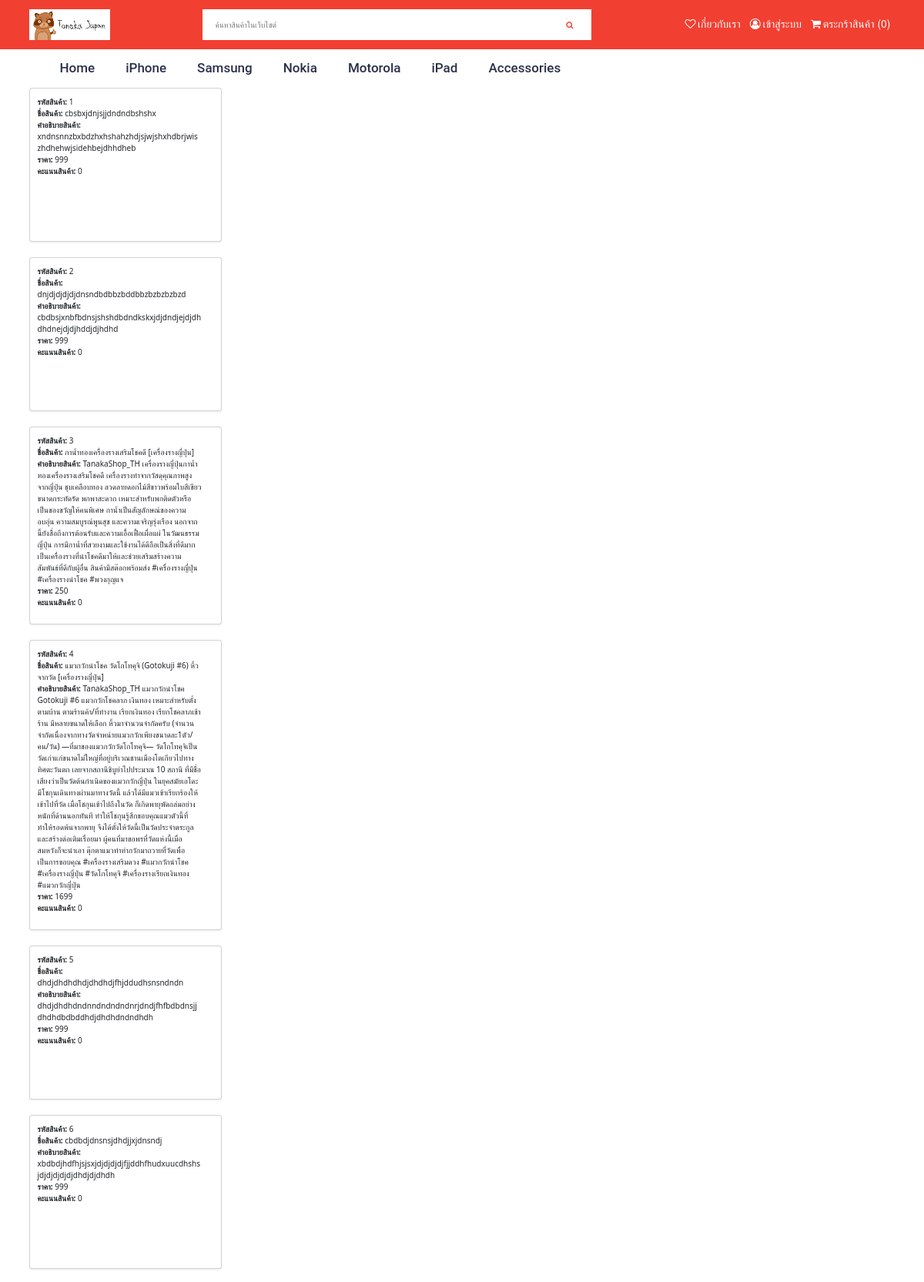
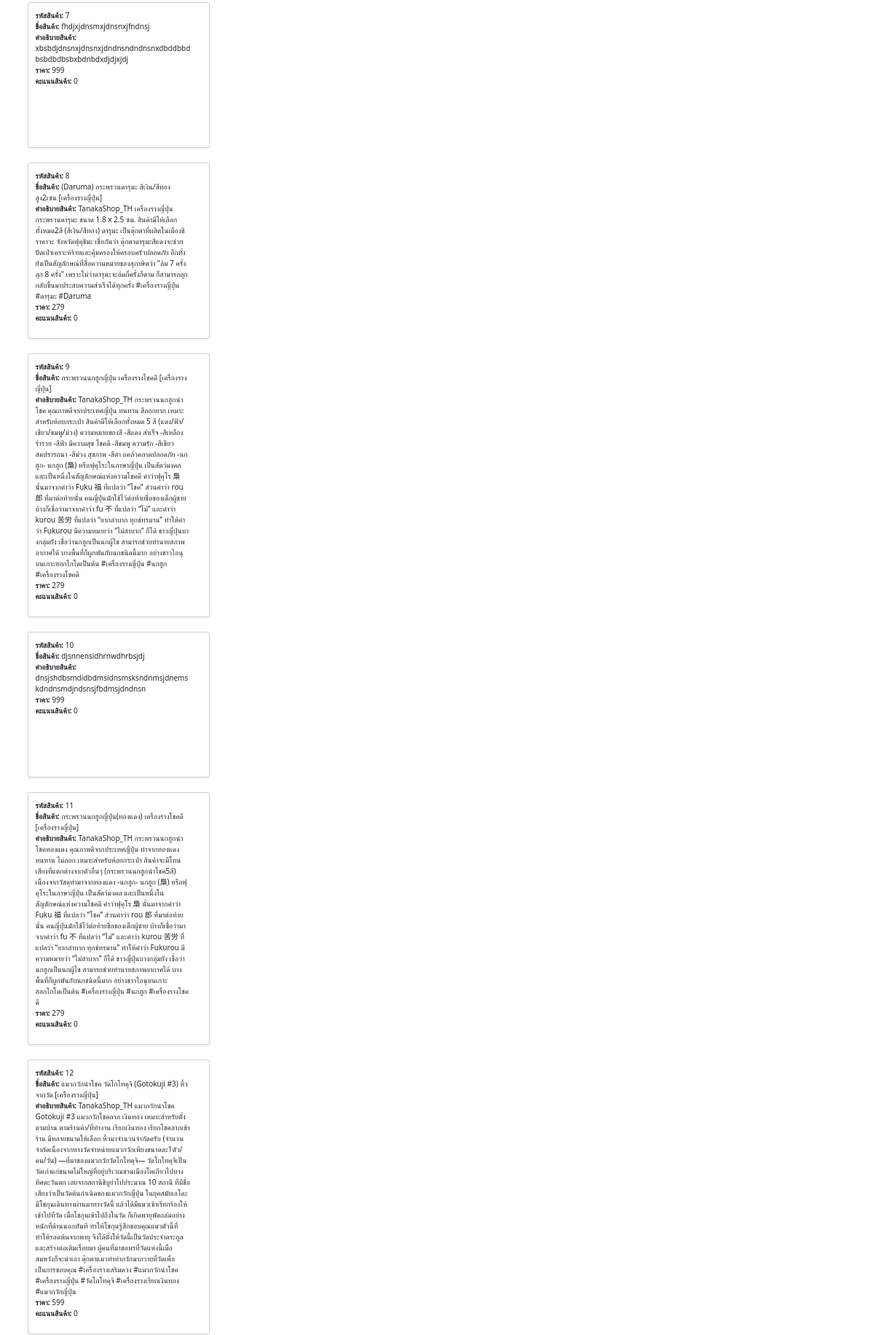
The page / (upper part) on the database its author committed (2 pictures, top to bottom).
### tables this page shows
CREATE TABLE `product` (
  `ProductID` int(11) NOT NULL,
  `ProductName` text NOT NULL,
  `ProductDescription` text NOT NULL,
  `ProductPrice` int(11) NOT NULL,
  `ProductRating` int(11) NOT NULL,
  `ProductInventory` text NOT NULL
);

### index.php (the view, shortened to what this page needs)
<html>
<head>
  <link rel="stylesheet" href="https://cdnjs.cloudflare.com/ajax/libs/font-awesome/4.7.0/css/font-awesome.min.css">
  <link rel="stylesheet" href="css/style-index.css">
  <link rel="stylesheet" href="css/style-info.css">
  <link href="https://cdn.jsdelivr.net/npm/bootstrap@5.3.3/dist/css/bootstrap.min.css" rel="stylesheet">
</head>
<body>
<div class="width-100 search-panel">
  <div class="container">
 <div class="width-20">
    <a href="index.php"><img src="images/logo-2.png" class="logo" style="max-height: 40px;"></a>
 </div>
    <div class="width-50">
    <input class="search-textbox" type="text" placeholder="ค้นหาสินค้าในเว็บไซต์">
      <button class="search-button">
        <i class="fa fa-search" aria-hidden="true"></i>
      </button>
    </div>
    <div class="width-30">
      <ul class="cart-sect">
        <li>
          <i class="fa fa-heart-o" aria-hidden="true"></i>
          <a class="head1mr" href="about.php">เกี่ยวกับเรา</a>
        </li>
        <li>
          <i class="fa fa-user-circle-o" aria-hidden="true"></i>
          <a href="add.php">เข้าสู่ระบบ</a>
        </li>
        <li>
          <i class="fa fa-shopping-cart" aria-hidden="true"></i>
          <a href="construction.php"> ตระกร้าสินค้า (0)</a>
        </li>
      </ul>
    </div>
  </div>
</div>
<div class="width-100">
  <div class="container">
    <ul class="main-menu">
      <li>
        <a href="#">Home</a>
      </li>
      <li>
        <a href="#">iPhone</a>
      </li>
      <li>
        <a href="#">Samsung</a>
      </li>
      <li>
        <a href="#">Nokia</a>
      </li>
      <li>
        <a href="#">Motorola</a>
      </li>
      <li>
        <a href="#">iPad</a>
      </li>
      <li>
        <a href="#">Accessories</a>
      </li>
    </ul>
  </div>
</div>
<div class="container">
<?php
  include('php/config.php');
  $query = mysqli_query($con, "SELECT * FROM product");
  while ($data = mysqli_fetch_array($query)) {
      echo '
      <div class="col-md-4">
          <div class="card">
              <div class="card-body">
                  <div class="info-row">
                      <div><strong>รหัสสินค้า:</strong> '.$data['ProductID'].'</div>
                      <div><strong>ชื่อสินค้า:</strong> '.$data['ProductName'].'</div>
                      <div><strong>คำอธิบายสินค้า:</strong> '.$data['ProductDescription'].'</div>
                      <div><strong>ราคา:</strong> '.$data['ProductPrice'].'</div>
                      <div><strong>คะแนนสินค้า:</strong> '.$data['ProductRating'].'</div>
                  </div>
              </div>
          </div>
      </div>';
  }
?>
</div>

### css/style-index.css (style rules this page uses)
html, body { font-family: Roboto, sans-serif, arial; font-size: 14px; color: #242424; font-weight: 400; }
html { -webkit-text-size-adjust:100%; -ms-text-size-adjust:100%; font-size:10px; -webkit-tap-highlight-color:transparent }
* { margin:0px; padding:0px; -webkit-box-sizing:border-box; -moz-box-sizing:border-box; box-sizing:border-box; margin:0; padding:0; outline:0 }
.container { width:1150px; margin:0px auto; display:table; }
.width-100 { width:100%; float:left; }
.width-50 { width:50%; float:left; }
.width-30 { width:30%; float:left; }
.width-20 { width:20%; float:left; }
.search-panel { background: #f13f31; padding: 12px 0px; }
.search-textbox { padding-left: 16px; height: 40px; width: 80%; border: 1px solid #fff; float: left; }
.search-button { height: 40px; width: 55px; border: none; background: white; float: left; }
.search-button i { color: #f13f31; }
.cart-sect { list-style: none; float: right; margin-top: 8px; }
.cart-sect li { float: left; padding: 0px 6px; }
.cart-sect li a { font-size: 14px; color: #ffffff; font-family: "Helvetica Neue", Helvetica, Arial, sans-serif; text-decoration: none; }
.cart-sect li i { font-size: 14px; color: #ffffff; }
.main-menu { list-style: none; }
.main-menu a { font-weight: 500; color: #2b304a; font-size: 17px; font-family: Roboto, sans-serif, arial; text-decoration: none; }
.main-menu li { float: left; padding: 12px 20px; }

### css/style-info.css (style rules this page uses)
.card { border: 1px solid #dee2e6; border-radius: 0.375rem; box-shadow: 0 0.125rem 0.25rem rgba(0,0,0,0.075); min-height: 200px; max-width: 250; display: flex; flex-direction: column; justify-content: space-between; margin-bottom: 20px; }
.card-body { padding: 20px; display: flex; flex-direction: column; }
.card-body .info-row { display: flex; flex-wrap: wrap; margin-bottom: 10px; }
.card-body .info-row div { flex: 1; min-width: 200px; margin-right: 15px; }

### rows shown on the page
product: ProductID "1", ProductName "cbsbxjdnjsjjdndndbshshx", ProductDescription "xndnsnnzbxbdzhxhshahzhdjsjwjshxhdbrjwiszhdhehwjsidehbejdhhdheb", ProductPrice "999", ProductRating "0"
product: ProductID "2", ProductName "dnjdjdjdjdjdnsndbdbbzbddbbzbzbzbzbzd", ProductDescription "cbdbsjxnbfbdnsjshshdbdndkskxjdjdndjejdjdhdhdnejdjdjhddjdjhdhd", ProductPrice "999", ProductRating "0"
product: ProductID "3", ProductName "กาน้ำทองเครื่องรางเสริมโชคดี [เครื่องรางญี่ปุ่น]", ProductDescription "TanakaShop_TH เครื่องรางญี่ปุ่นกาน้ำทองเครื่องรางเสริมโชคดี เครื่องรางทำจากวัสดุคุณภาพสูงจากญี่ปุ่น ชุบเคลือบทอง ลวดลายดอกไม้สีขาวพร้อมใบสีเขียว ขนาดกระทัดรัด พกพาสะดวก เหมาะสำหรับพกติดตัวหรือเป็นของขวัญให้คนพิเศษ กาน้ำเป็นสัญลักษณ์ของความอบอุ่น ความสมบูรณ์พูนสุข และความเจริญรุ่งเรือง นอกจากนี้ยังสื่อถึงการต้อนรับและความเอื้อเฟื้อเผื่อแผ่ ในวัฒนธรรมญี่ปุ่น การมีกาน้ำที่สวยงามและใช้งานได้ดีถือเป็นสิ่งที่ดีมาก เป็นเครื่องรางที่นำโชคดีมาให้และช่วยเสริมสร้างความสัมพันธ์ที่ดีกับผู้อื่น สินค้ามีสต๊อกพร้อมส่ง #เครื่องรางญี่ปุ่น #เครื่องรางนำโชค #พวงกุญแจ", ProductPrice "250", ProductRating "0"
product: ProductID "4", ProductName "แมวกวักนำโชค วัดโกโทคุจิ (Gotokuji #6) หิ้วจากวัด [เครื่องรางญี่ปุ่น]", ProductDescription "TanakaShop_TH แมวกวักนำโชค Gotokuji #6 แมวกวักโชคลาภ เงินทอง เหมาะสำหรับตั้งตามบ้าน ตามร้านค้า/ที่ทำงาน เรียกเงินทอง เรียกโชคลาภเข้าร้าน มีหลายขนาดให้เลือก หิ้วมาจำนวนจำกัดครับ (จำนวนจำกัดเนื่องจากทางวัดจำหน่ายแมวกวักเพียงขนาดละ1ตัว/คน/วัน) —ที่มาของแมวกวักวัดโกโทคุจิ— วัดโกโทคุจิเป็นวัดเก่าแก่ขนาดไม่ใหญ่ที่อยู่บริเวณชานเมืองโตเกียวไปทางทิศตะวันตก เลยจากสถานีชิบูย่าไปประมาณ 10 สถานี ที่มีชื่อเสียงว่าเป็นวัดต้นกำเนิดของแมวกวักญี่ปุ่น ในยุคสมัยเอโดะ มีโชกุนเดินทางผ่านมาทางวัดนี้ แล้วได้มีแมวเข้าเรียกร้องให้เข้าไปที่วัด เมื่อโชกุนเข้าไปถึงในวัด ก็เกิดพายุพัดถล่มอย่างหนักที่ด้านนอกทันที ทำให้โชกุนรู้สึกขอบคุณแมวตัวนี้ที่ทำให้รอดพ้นจากพายุ จึงได้ตั้งให้วัดนี้เป็นวัดประจำตระกูล…", ProductPrice "1699", ProductRating "0"
product: ProductID "5", ProductName "dhdjdhdhdhdjdhdhdjfhjddudhsnsndndn", ProductDescription "dhdjdhdhdndnndndndndnrjdndjfhfbdbdnsjjdhdhdbdbddhdjdhdhdndndhdh", ProductPrice "999", ProductRating "0"
product: ProductID "6", ProductName "cbdbdjdnsnsjdhdjjxjdnsndj", ProductDescription "xbdbdjhdfhjsjsxjdjdjdjdjfjjddhfhudxuucdhshsjdjdjdjdjdjdhdjdjdhdh", ProductPrice "999", ProductRating "0"
product: ProductID "7", ProductName "fhdjxjdnsmxjdnsnxjfndnsj", ProductDescription "xbsbdjdnsnxjdnsnxjdndnsndndnsnxdbddbbdbsbdbdbsbxbdnbdxdjdjxjdj", ProductPrice "999", ProductRating "0"
product: ProductID "8", ProductName "(Daruma) กระพรวนดารุมะ สีเงิน/สีทอง สูง2เซน [เครื่องรางญี่ปุ่น]", ProductDescription "TanakaShop_TH เครื่องรางญี่ปุ่น กระพรวนดารุมะ ขนาด 1.8 x 2.5 ซม. สินค้ามีให้เลือกทั้งหมด2สี (สีเงิน/สีทอง) ดารุมะ เป็นตุ๊กตาที่ผลิตในเมืองชิราคาวะ จังหวัดฟุคุชิมะ เชื่อกันว่า ตุ๊กตาดารุมะสีแดงจะช่วยปัดเป่าเคราะห์ร้ายและคุ้มครองให้ครอบครัวปลอดภัย อีกทั้งยังเป็นสัญลักษณ์ที่สื่อความหมายของสุภาษิตว่า \"ล้ม 7 ครั้ง ลุก 8 ครั้ง\" เพราะไม่ว่าดารุมะจะล้มกี่ครั้งก็ตาม ก็สามารถลุกกลับขึ้นมาประสบความสำเร็จได้ทุกครั้ง #เครื่องรางญี่ปุ่น #ดารุมะ #Daruma", ProductPrice "279", ProductRating "0"
product: ProductID "9", ProductName "กระพรวนนกฮูกญี่ปุ่น เครื่องรางโชคดี [เครื่องรางญี่ปุ่น]", ProductDescription "TanakaShop_TH กระพรวนนกฮูกนำโชค คุณภาพดีจากประเทศญี่ปุ่น ทนทาน สีลอกยาก เหมาะสำหรับห้อยกระเป๋า สินค้ามีให้เลือกทั้งหมด 5 สี (แดง/ฟ้า/เขียว/ชมพู/ม่วง) ความหมายของสี -สีแดง สำเร็จ -สีเหลือง ร่ำรวย -สีฟ้า มีความสุข โชคดี -สีชมพู ความรัก -สีเขียว สมปรารถนา -สีม่วง สุขภาพ -สีดำ แคล้วคลาดปลอดภัย -นกฮูก- นกฮูก (梟) หรือฟุคุโระในภาษาญี่ปุ่น เป็นสัตว์มงคล และเป็นหนึ่งในสัญลักษณ์แห่งความโชคดี คำว่าฟุคุโร 梟 นั้นมาจากคำว่า Fuku 福 ที่แปลว่า “โชค” ส่วนคำว่า rou 郎 ที่มาต่อท้ายนั้น คนญี่ปุ่นมักใช้ไว้ต่อท้ายชื่อของเด็กผู้ชาย บ้างก็เชื่อว่ามาจากคำว่า fu 不 ที่แปลว่า “ไม่” และคำว่า kurou 苦労 ที่แปลว่า “ยากลำบาก ทุกข์ทรมาน” ทำให้คำว่า Fukurou มีความหมายว่า “ไม่ลำบาก” ก็ได้ ชาวญี่ปุ่นบางกลุ่มยัง…", ProductPrice "279", ProductRating "0"
product: ProductID "10", ProductName "djsnnensidhrnwdhrbsjdj", ProductDescription "dnsjshdbsmdidbdmsidnsmsksndnmsjdnemskdndnsmdjndsnsjfbdmsjdndnsn", ProductPrice "999", ProductRating "0"
product: ProductID "11", ProductName "กระพรวนนกฮูกญี่ปุ่น(ทองแดง) เครื่องรางโชคดี [เครื่องรางญี่ปุ่น]", ProductDescription "TanakaShop_TH กระพรวนนกฮูกนำโชคทองแดง คุณภาพดีจากประเทศญี่ปุ่น ทำจากทองแดง ทนทาน ไม่ลอก เหมาะสำหรับห้อยกระเป๋า สินค้าจะมีโทนเสียงที่แตกต่างจากตัวอื่นๆ (กระพรวนนกฮูกนำโชค5สี) เนื่องจากวัสดุทำมาจากทองแดง -นกฮูก- นกฮูก (梟) หรือฟุคุโระในภาษาญี่ปุ่น เป็นสัตว์มงคล และเป็นหนึ่งในสัญลักษณ์แห่งความโชคดี คำว่าฟุคุโร 梟 นั้นมาจากคำว่า Fuku 福 ที่แปลว่า “โชค” ส่วนคำว่า rou 郎 ที่มาต่อท้ายนั้น คนญี่ปุ่นมักใช้ไว้ต่อท้ายชื่อของเด็กผู้ชาย บ้างก็เชื่อว่ามาจากคำว่า fu 不 ที่แปลว่า “ไม่” และคำว่า kurou 苦労 ที่แปลว่า “ยากลำบาก ทุกข์ทรมาน” ทำให้คำว่า Fukurou มีความหมายว่า “ไม่ลำบาก” ก็ได้ ชาวญี่ปุ่นบางกลุ่มยัง เชื่อว่านกฮูกเป็นนกผู้ไข สามารถช่วยทำนายสภาพอากาศได้ บางพื้นที่ก็ผูกพันกับนกชนิดนี้มาก…", ProductPrice "279", ProductRating "0"
product: ProductID "12", ProductName "แมวกวักนำโชค วัดโกโทคุจิ (Gotokuji #3) หิ้วจากวัด [เครื่องรางญี่ปุ่น]", ProductDescription "TanakaShop_TH แมวกวักนำโชค Gotokuji #3 แมวกวักโชคลาภ เงินทอง เหมาะสำหรับตั้งตามบ้าน ตามร้านค้า/ที่ทำงาน เรียกเงินทอง เรียกโชคลาภเข้าร้าน มีหลายขนาดให้เลือก หิ้วมาจำนวนจำกัดครับ (จำนวนจำกัดเนื่องจากทางวัดจำหน่ายแมวกวักเพียงขนาดละ1ตัว/คน/วัน) —ที่มาของแมวกวักวัดโกโทคุจิ— วัดโกโทคุจิเป็นวัดเก่าแก่ขนาดไม่ใหญ่ที่อยู่บริเวณชานเมืองโตเกียวไปทางทิศตะวันตก เลยจากสถานีชิบูย่าไปประมาณ 10 สถานี ที่มีชื่อเสียงว่าเป็นวัดต้นกำเนิดของแมวกวักญี่ปุ่น ในยุคสมัยเอโดะ มีโชกุนเดินทางผ่านมาทางวัดนี้ แล้วได้มีแมวเข้าเรียกร้องให้เข้าไปที่วัด เมื่อโชกุนเข้าไปถึงในวัด ก็เกิดพายุพัดถล่มอย่างหนักที่ด้านนอกทันที ทำให้โชกุนรู้สึกขอบคุณแมวตัวนี้ที่ทำให้รอดพ้นจากพายุ จึงได้ตั้งให้วัดนี้เป็นวัดประจำตระกูล…", ProductPrice "599", ProductRating "0"
